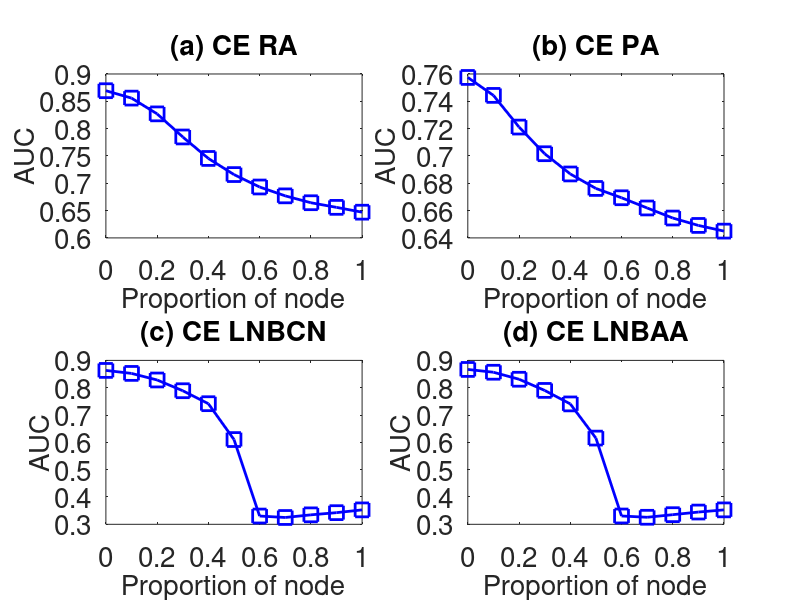

Source code (MATLAB):
subplot(2,2,1);
x=0:0.1:1;
y=[0.869379	0.855848	0.826985	0.784722	0.745407	0.715904	0.69317	0.676946	0.664362	0.655898	0.647062
];
plot(x,y,'-bs','LineWidth',2,'MarkerSize',10);
set(gca,'FontSize',20);
xlabel('Proportion of node','fontsize',20);
ylabel('AUC','fontsize',20);
title('(a) CE RA','fontsize',20);

subplot(2,2,2);
x=0:0.1:1;
y=[0.757465	0.744322	0.721134	0.701619	0.686807	0.676207	0.669384	0.661909	0.654546	0.649126	0.644965
];
plot(x,y,'-bs','LineWidth',2,'MarkerSize',10);
set(gca,'FontSize',20);
xlabel('Proportion of node','fontsize',20);
ylabel('AUC','fontsize',20);
title('(b) CE PA','fontsize',20);

subplot(2,2,3);
x=0:0.1:1;
y=[0.863293	0.852338	0.828261	0.788949	0.741455	0.610252	0.330298	0.324958	0.334656	0.34266	0.352812
];
plot(x,y,'-bs','LineWidth',2,'MarkerSize',10);
set(gca,'FontSize',20);
xlabel('Proportion of node','fontsize',20);
ylabel('AUC','fontsize',20);
title('(c) CE LNBCN','fontsize',20);


subplot(2,2,4);
x=0:0.1:1;
y=[0.866863	0.856631	0.830975	0.79012	0.74068	0.615588	0.330458	0.325768	0.335258	0.344874	0.352836
];
plot(x,y,'-bs','LineWidth',2,'MarkerSize',10);
set(gca,'FontSize',20);
xlabel('Proportion of node','fontsize',20);
ylabel('AUC','fontsize',20);
title('(d) CE LNBAA','fontsize',20);
